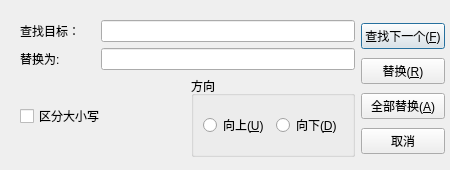
<?xml version="1.0" encoding="UTF-8"?>
<ui version="4.0">
 <class>ReplaceDialog</class>
 <widget class="QDialog" name="ReplaceDialog">
  <property name="geometry">
   <rect>
    <x>0</x>
    <y>0</y>
    <width>450</width>
    <height>170</height>
   </rect>
  </property>
  <property name="sizePolicy">
   <sizepolicy hsizetype="Preferred" vsizetype="Preferred">
    <horstretch>0</horstretch>
    <verstretch>0</verstretch>
   </sizepolicy>
  </property>
  <property name="minimumSize">
   <size>
    <width>450</width>
    <height>170</height>
   </size>
  </property>
  <property name="maximumSize">
   <size>
    <width>450</width>
    <height>170</height>
   </size>
  </property>
  <property name="windowTitle">
   <string>替换</string>
  </property>
  <widget class="QWidget" name="layoutWidget">
   <property name="geometry">
    <rect>
     <x>20</x>
     <y>20</y>
     <width>425</width>
     <height>137</height>
    </rect>
   </property>
   <layout class="QHBoxLayout" name="horizontalLayout_7">
    <item>
     <layout class="QVBoxLayout" name="verticalLayout_2">
      <item>
       <layout class="QHBoxLayout" name="horizontalLayout_4">
        <item>
         <widget class="QLabel" name="label">
          <property name="sizePolicy">
           <sizepolicy hsizetype="Fixed" vsizetype="Preferred">
            <horstretch>0</horstretch>
            <verstretch>0</verstretch>
           </sizepolicy>
          </property>
          <property name="minimumSize">
           <size>
            <width>75</width>
            <height>0</height>
           </size>
          </property>
          <property name="text">
           <string>查找目标：</string>
          </property>
         </widget>
        </item>
        <item>
         <layout class="QHBoxLayout" name="horizontalLayout_2">
          <item>
           <widget class="QLineEdit" name="searchText"/>
          </item>
         </layout>
        </item>
       </layout>
      </item>
      <item>
       <layout class="QHBoxLayout" name="horizontalLayout_5">
        <item>
         <widget class="QLabel" name="label_2">
          <property name="sizePolicy">
           <sizepolicy hsizetype="Fixed" vsizetype="Preferred">
            <horstretch>0</horstretch>
            <verstretch>0</verstretch>
           </sizepolicy>
          </property>
          <property name="minimumSize">
           <size>
            <width>75</width>
            <height>0</height>
           </size>
          </property>
          <property name="text">
           <string>替换为:</string>
          </property>
         </widget>
        </item>
        <item>
         <layout class="QHBoxLayout" name="horizontalLayout_3">
          <item>
           <widget class="QLineEdit" name="targetText"/>
          </item>
         </layout>
        </item>
       </layout>
      </item>
      <item>
       <layout class="QHBoxLayout" name="horizontalLayout_6">
        <item>
         <widget class="QCheckBox" name="cbCaseSensetive">
          <property name="text">
           <string>区分大小写</string>
          </property>
         </widget>
        </item>
        <item>
         <widget class="QGroupBox" name="groupBox">
          <property name="title">
           <string>方向</string>
          </property>
          <layout class="QHBoxLayout" name="horizontalLayout">
           <item>
            <widget class="QRadioButton" name="rbUp">
             <property name="text">
              <string>向上(&amp;U)</string>
             </property>
            </widget>
           </item>
           <item>
            <widget class="QRadioButton" name="rbDown">
             <property name="text">
              <string>向下(&amp;D)</string>
             </property>
            </widget>
           </item>
          </layout>
         </widget>
        </item>
       </layout>
      </item>
     </layout>
    </item>
    <item>
     <layout class="QVBoxLayout" name="verticalLayout">
      <item>
       <widget class="QPushButton" name="btFindNext">
        <property name="text">
         <string>查找下一个(&amp;F)</string>
        </property>
       </widget>
      </item>
      <item>
       <widget class="QPushButton" name="btReplace">
        <property name="text">
         <string>替换(&amp;R)</string>
        </property>
       </widget>
      </item>
      <item>
       <widget class="QPushButton" name="btReplaceAll">
        <property name="text">
         <string>全部替换(&amp;A)</string>
        </property>
       </widget>
      </item>
      <item>
       <widget class="QPushButton" name="btCancel">
        <property name="text">
         <string>取消</string>
        </property>
       </widget>
      </item>
     </layout>
    </item>
   </layout>
  </widget>
 </widget>
 <resources/>
 <connections/>
</ui>
